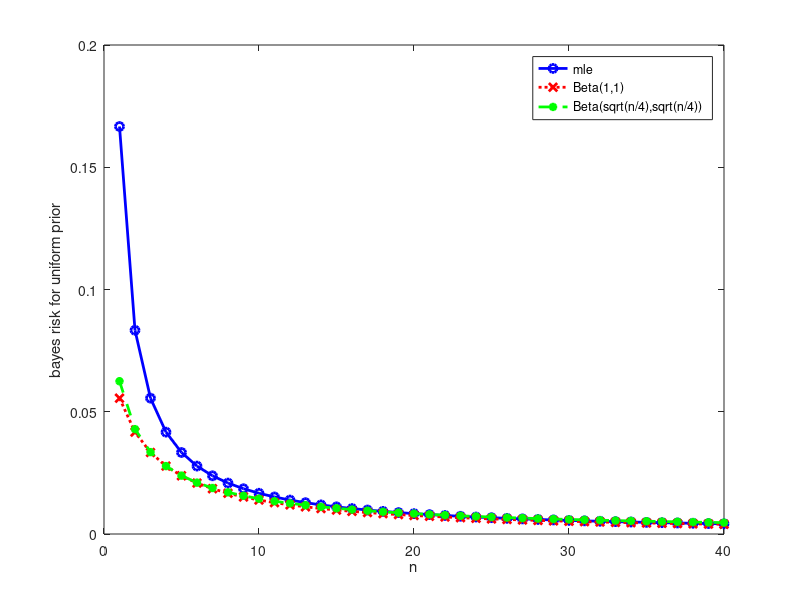
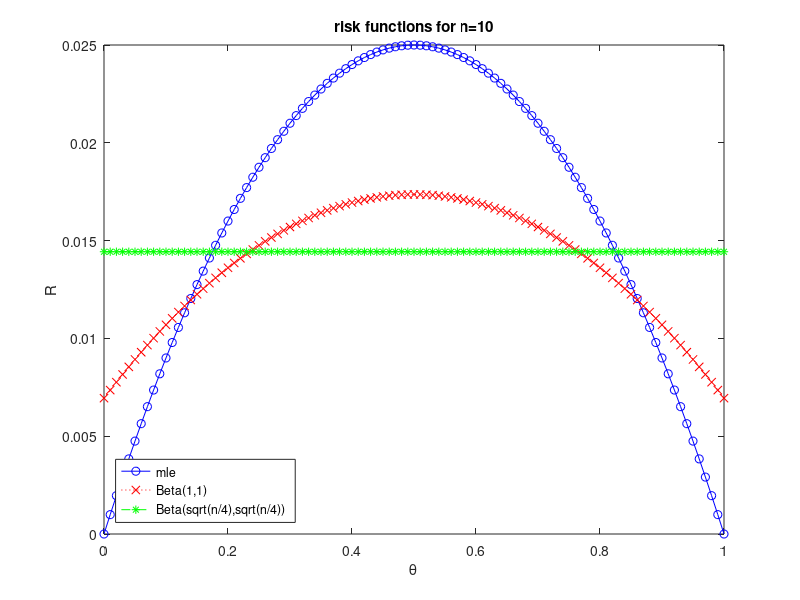
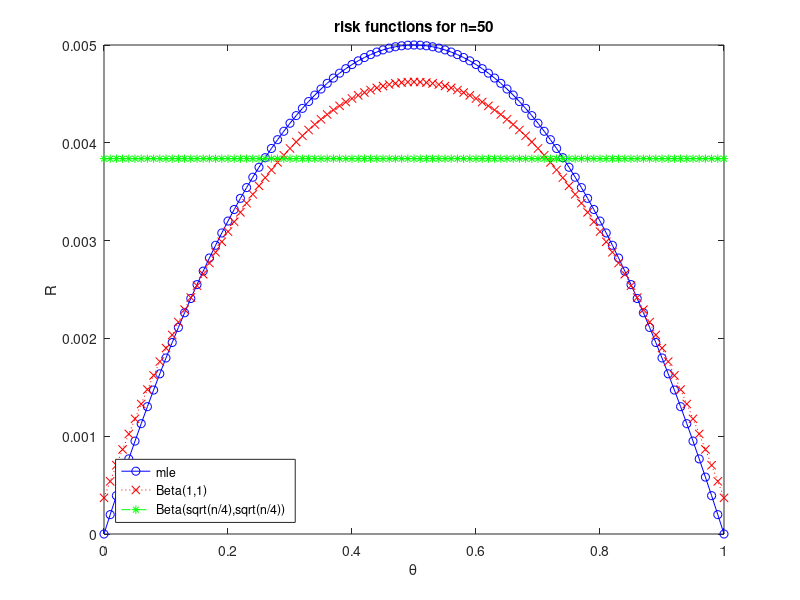

Write MATLAB code to recreate these figures, in order.
clear all

Ns = [1 10 50];
for i=1:length(Ns)
  n = Ns(i);
  figure(i);clf

  ps = 0:0.01:1;
  
  R = ps.*(1-ps)/n;
  plot(ps, R, 'b-o');
  hold on
  
  a = 1;  b = a;
  R = (n*ps.*(1-ps)) ./ ((a+b+n)^2) + ((n*ps + a)./(a+b+n) - ps).^2;
  plot(ps, R, 'r:x');
  
  
  a = sqrt(n/4); b = a;
  R = (n*ps.*(1-ps)) ./ ((a+b+n)^2) + ((n*ps + a)./(a+b+n) - ps).^2;
  plot(ps, R, 'g--*');
  
  str = sprintf('sqrt(n/4)');
  legend('mle', 'Beta(1,1)', sprintf('Beta(%s,%s)',str,str), 'location', 'southwest')
  xlabel('\theta')
  ylabel('R')
  title(sprintf('risk functions for n=%d',n))
end

%ns = 15:40;
ns = 1:40;
figure(1);clf
R = 1./(6*ns);
plot(ns,R, 'bo-', 'linewidth', 2);
hold on

R = 1./(6*(2+ns));
plot(ns,R, 'r:x', 'linewidth', 2);

R = ns./(4* (ns+sqrt(ns)).^2);
plot(ns,R, 'g--*', 'linewidth', 2);

xlabel('n');
ylabel('bayes risk for uniform prior')
legend('mle', 'Beta(1,1)', sprintf('Beta(%s,%s)',str,str), 'location', 'northeast');
